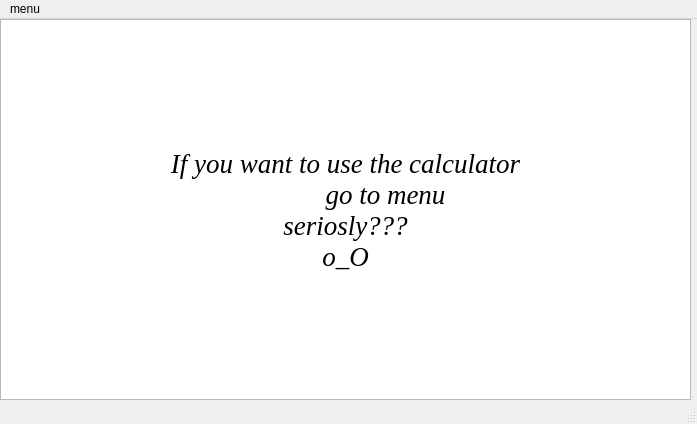
<?xml version="1.0" encoding="UTF-8"?>
<ui version="4.0">
 <class>Start</class>
 <widget class="QMainWindow" name="Start">
  <property name="geometry">
   <rect>
    <x>0</x>
    <y>0</y>
    <width>697</width>
    <height>424</height>
   </rect>
  </property>
  <property name="sizePolicy">
   <sizepolicy hsizetype="Fixed" vsizetype="Fixed">
    <horstretch>0</horstretch>
    <verstretch>0</verstretch>
   </sizepolicy>
  </property>
  <property name="minimumSize">
   <size>
    <width>697</width>
    <height>424</height>
   </size>
  </property>
  <property name="maximumSize">
   <size>
    <width>697</width>
    <height>424</height>
   </size>
  </property>
  <property name="sizeIncrement">
   <size>
    <width>1</width>
    <height>0</height>
   </size>
  </property>
  <property name="windowTitle">
   <string>MainWindow</string>
  </property>
  <widget class="QWidget" name="centralwidget">
   <widget class="QTextEdit" name="textEdit">
    <property name="geometry">
     <rect>
      <x>0</x>
      <y>0</y>
      <width>691</width>
      <height>381</height>
     </rect>
    </property>
    <property name="sizePolicy">
     <sizepolicy hsizetype="Expanding" vsizetype="Expanding">
      <horstretch>0</horstretch>
      <verstretch>0</verstretch>
     </sizepolicy>
    </property>
    <property name="minimumSize">
     <size>
      <width>0</width>
      <height>0</height>
     </size>
    </property>
    <property name="sizeIncrement">
     <size>
      <width>0</width>
      <height>0</height>
     </size>
    </property>
    <property name="font">
     <font>
      <family>Times New Roman</family>
      <pointsize>20</pointsize>
     </font>
    </property>
    <property name="html">
     <string>&lt;!DOCTYPE HTML PUBLIC &quot;-//W3C//DTD HTML 4.0//EN&quot; &quot;http://www.w3.org/TR/REC-html40/strict.dtd&quot;&gt;
&lt;html&gt;&lt;head&gt;&lt;meta name=&quot;qrichtext&quot; content=&quot;1&quot; /&gt;&lt;style type=&quot;text/css&quot;&gt;
p, li { white-space: pre-wrap; }
&lt;/style&gt;&lt;/head&gt;&lt;body style=&quot; font-family:'Times New Roman'; font-size:20pt; font-weight:400; font-style:normal;&quot;&gt;
&lt;p align=&quot;center&quot; style=&quot;-qt-paragraph-type:empty; margin-top:0px; margin-bottom:0px; margin-left:0px; margin-right:0px; -qt-block-indent:0; text-indent:0px;&quot;&gt;&lt;br /&gt;&lt;/p&gt;
&lt;p align=&quot;center&quot; style=&quot;-qt-paragraph-type:empty; margin-top:0px; margin-bottom:0px; margin-left:0px; margin-right:0px; -qt-block-indent:0; text-indent:0px; font-style:italic;&quot;&gt;&lt;br /&gt;&lt;/p&gt;
&lt;p align=&quot;center&quot; style=&quot;-qt-paragraph-type:empty; margin-top:0px; margin-bottom:0px; margin-left:0px; margin-right:0px; -qt-block-indent:0; text-indent:0px; font-style:italic;&quot;&gt;&lt;br /&gt;&lt;/p&gt;
&lt;p align=&quot;center&quot; style=&quot;-qt-paragraph-type:empty; margin-top:0px; margin-bottom:0px; margin-left:0px; margin-right:0px; -qt-block-indent:0; text-indent:0px; font-style:italic;&quot;&gt;&lt;br /&gt;&lt;/p&gt;
&lt;p align=&quot;center&quot; style=&quot; margin-top:0px; margin-bottom:0px; margin-left:0px; margin-right:0px; -qt-block-indent:0; text-indent:0px;&quot;&gt;&lt;span style=&quot; font-style:italic;&quot;&gt;If you want to use the calculator&lt;/span&gt;&lt;/p&gt;
&lt;p align=&quot;center&quot; style=&quot; margin-top:0px; margin-bottom:0px; margin-left:0px; margin-right:0px; -qt-block-indent:0; text-indent:0px;&quot;&gt;&lt;span style=&quot; font-style:italic;&quot;&gt;	go to menu&lt;/span&gt;&lt;/p&gt;
&lt;p align=&quot;center&quot; style=&quot; margin-top:0px; margin-bottom:0px; margin-left:0px; margin-right:0px; -qt-block-indent:0; text-indent:0px;&quot;&gt;&lt;span style=&quot; font-style:italic;&quot;&gt;seriosly???&lt;/span&gt;&lt;/p&gt;
&lt;p align=&quot;center&quot; style=&quot; margin-top:0px; margin-bottom:0px; margin-left:0px; margin-right:0px; -qt-block-indent:0; text-indent:0px;&quot;&gt;&lt;span style=&quot; font-style:italic;&quot;&gt;o_O&lt;/span&gt;&lt;/p&gt;&lt;/body&gt;&lt;/html&gt;</string>
    </property>
   </widget>
  </widget>
  <widget class="QMenuBar" name="menubar">
   <property name="geometry">
    <rect>
     <x>0</x>
     <y>0</y>
     <width>697</width>
     <height>21</height>
    </rect>
   </property>
   <widget class="QMenu" name="menumenu">
    <property name="title">
     <string>menu</string>
    </property>
    <addaction name="actioncalculator"/>
   </widget>
   <addaction name="menumenu"/>
  </widget>
  <widget class="QStatusBar" name="statusbar"/>
  <action name="actioncalculator">
   <property name="text">
    <string>calculator</string>
   </property>
  </action>
 </widget>
 <resources/>
 <connections/>
</ui>
